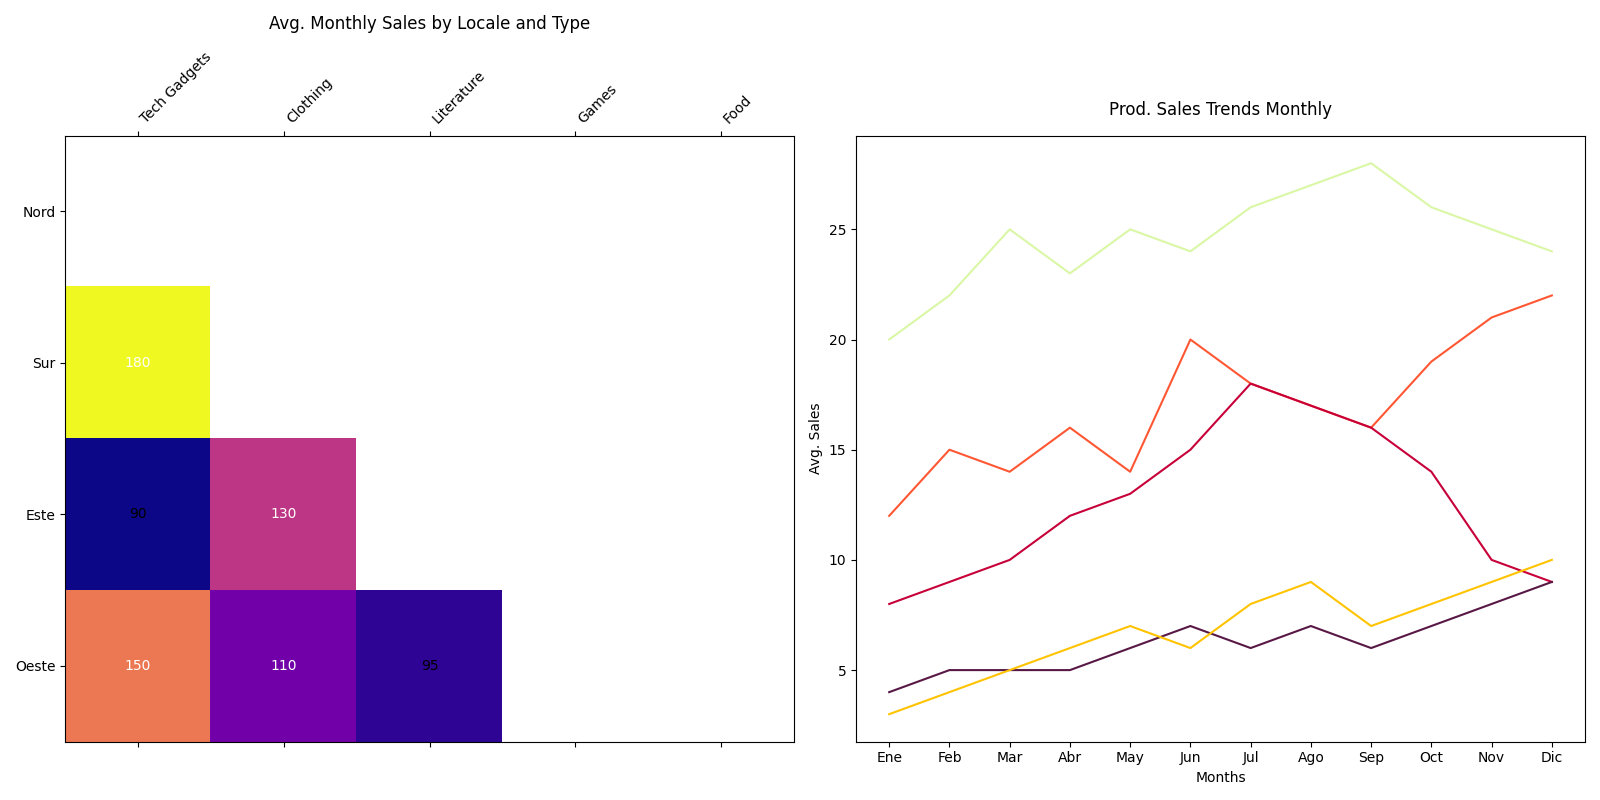

Write Python code to recreate this figure.
import matplotlib.pyplot as plt
import numpy as np

regions = ["Nord", "Sur", "Este", "Oeste"]
categories = ["Tech Gadgets", "Clothing", "Literature", "Games", "Food"]

sales_data = np.array([
    [120, 140, 90, 60, 150],
    [180, 160, 80, 110, 130],
    [90, 130, 100, 90, 120],
    [150, 110, 95, 100, 140],
])

months = ["Ene", "Feb", "Mar", "Abr", "May", "Jun", "Jul", "Ago", "Sep", "Oct", "Nov", "Dic"]
product_trends = {
    "Tech Gadgets": [12, 15, 14, 16, 14, 20, 18, 17, 16, 19, 21, 22],
    "Clothing": [8, 9, 10, 12, 13, 15, 18, 17, 16, 14, 10, 9],
    "Literature": [4, 5, 5, 5, 6, 7, 6, 7, 6, 7, 8, 9],
    "Games": [3, 4, 5, 6, 7, 6, 8, 9, 7, 8, 9, 10],
    "Food": [20, 22, 25, 23, 25, 24, 26, 27, 28, 26, 25, 24],
}

trend_data = np.array([product_trends[category] for category in categories])

fig, (ax1, ax2) = plt.subplots(1, 2, figsize=(16, 8))
mask = np.triu(np.ones_like(sales_data, dtype=bool))

cax = ax1.matshow(np.where(mask, np.nan, sales_data), cmap='plasma', aspect='auto')
ax1.set_xticks(np.arange(len(categories)))
ax1.set_yticks(np.arange(len(regions)))
ax1.set_xticklabels(categories, rotation=45, ha='left')
ax1.set_yticklabels(regions)

ax1.set_title('Avg. Monthly Sales by Locale and Type', pad=15)

for i in range(sales_data.shape[0]):
    for j in range(sales_data.shape[1]):
        if not mask[i, j]:
            ax1.text(j, i, f"{sales_data[i, j]:.0f}", ha='center', va='center', 
                     color='white' if sales_data[i, j] > 100 else 'black')

colors = ['#FF5733', '#C70039', '#581845', '#FFC300', '#DAF7A6']
for idx, (trend, color) in enumerate(zip(trend_data, colors)):
    ax2.plot(months, trend, color=color)

ax2.set_title('Prod. Sales Trends Monthly', pad=15)
ax2.set_xlabel('Months')
ax2.set_ylabel('Avg. Sales')

plt.tight_layout()
plt.show()
